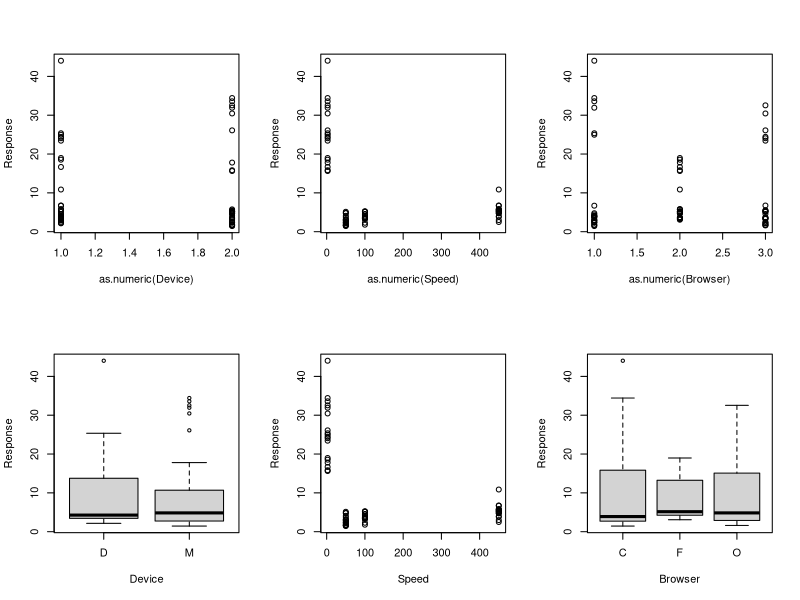

R code for this plot: (Note: this script raises an error after producing the figure.)
## ---- chunk 1
df = read.csv("df.csv")
# remove point 8
# df <- df[-8,]

# Do initial Analysis and fit model
Response = c(df$Replicate.1,df$Replicate.2,df$Replicate.3)

# Change Speed to original speed numbers
df$Speed_f=as.factor(df$Speed)

df$Speed[df$Speed_f==1]=50
df$Speed[df$Speed_f==2]=100
df$Speed[df$Speed_f==3]=450
df$Speed[df$Speed_f==4]=2.5

df

# With the new df (We don't remove run 8)
df$Device = as.factor(df$Device)
df$Browser = as.factor(df$Browser)
new_df = 
data.frame(Device = rep(df$Device,3),
Speed = rep(df$Speed,3),
Browser = rep(df$Browser,3),
Response,
replicate = as.factor(c(rep(1,24),rep(2,24),rep(3,24))))


par(mfrow=c(2,3))
plot(data= new_df, Response~ as.numeric(Device) + as.numeric(Speed)+as.numeric(Browser))
plot(data= new_df, Response~ (Device) + (Speed)+(Browser))
par(mfrow=c(1,1))
m1 <-lm(data=new_df, Response~Device + Speed + Browser +
          Device:Speed + Device:Browser + Speed:Browser +
          replicate)
summary(m1)

anova(m1)

## ---- chunk 2
library(MASS)


# Box-Cox Transformation
boxcox(m1, plotit=T)
boxcox(m1, plotit=T, lambda = seq(0, 0.8, by=0.1))

# To see the exact best lambda:
lmod1_bc <- boxcox(m1)
lambda <- lmod1_bc$x[which.max(lmod1_bc$y)]
lambda

#2. We see the best lambda is 0.3030303, round to 0.3. Create a new transformed response using Box-Cox
lambda <- 0.3
Response_t <- (Response^lambda - 1) / lambda
## ---- chunk 3
# Re-do all analysis with transformed y
                                                                                   
# After removing 8, only has 17 rows
# Set variables to factors
df$Device = as.factor(df$Device)
df$Browser = as.factor(df$Browser)

# Create a new dataframe with the variables and transformed response
new_df = 
data.frame(Device = rep(df$Device,3),
Speed = rep(df$Speed,3),
Speed_f = rep(df$Speed_f,3),
Browser = rep(df$Browser,3),
Response_t,
replicate = as.factor(c(rep(1,24),rep(2,24),rep(3,24))))

# Plot
par(mfrow=c(2,3))
plot(data= new_df, Response_t~ as.numeric(Device) + as.numeric(Speed)+as.numeric(Browser))
plot(data= new_df, Response_t~ (Device) + (Speed)+(Browser))
par(mfrow=c(1,1))
m1 <-lm(data=new_df, Response_t~(Device + Speed + Browser)^2 + replicate)
summary(m1)

anova(m1)

# Cook's distance
plot(m1,4)
# Residual vs Fitted
plot(m1)

# Interaction plots
y_bar = (df$Replicate.1 + df$Replicate.2 + df$Replicate.3)/3
interaction.plot(df$Device, df$Speed, y_bar)
interaction.plot(df$Device, df$Browser, y_bar)
interaction.plot(df$Browser, df$Speed, y_bar)
## ---- chunk 4
# Tukey doesn't work with numeric factor
#plot(TukeyHSD(aov(m1)))

#TukeyHSD(aov(m1))
